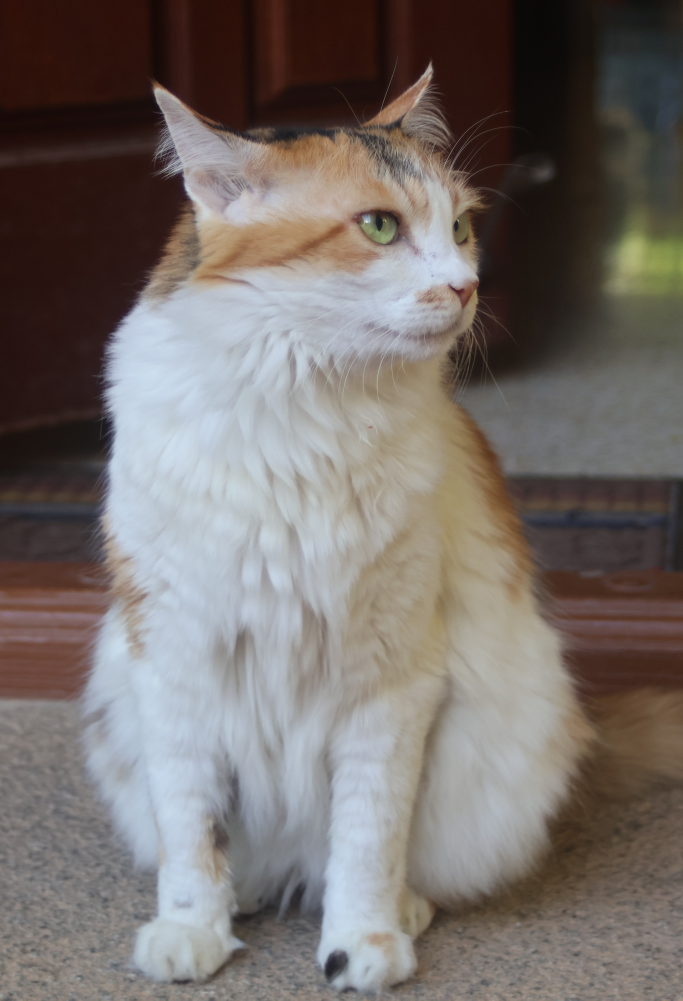
#> input picture cat.jpg, 2732 x 4001 px (shown at 1/4 size)
$ python -i printer.py   (imports and definitions only)
#> lines starting #> are read from the running program, lines starting #| are printed output that depends on the picture
#!/usr/bin/env python3
"""
Consolidated Cat Printer Library
Single file containing all necessary functions for MX11 thermal printer
"""

import asyncio
import argparse
import io
from typing import Dict, Tuple
from PIL import Image
from bleak import BleakClient

# Constants
PRINT_WIDTH = 384
TX_CHARACTERISTIC_UUID = "0000ae01-0000-1000-8000-00805f9b34fb"
RX_CHARACTERISTIC_UUID = "0000ae02-0000-1000-8000-00805f9b34fb"

# ============================================================================
# PF2 Font Handling (from printer_lib/pf2.py)
# ============================================================================

def uint32be(b: bytes):
    return (b[0] << 24) + (b[1] << 16) + (b[2] << 8) + b[3]

def int32be(b: bytes):
    u = uint32be(b)
    return u - ((u >> 31 & 0b1) << 32)

def uint16be(b: bytes):
    return (b[0] << 8) + b[1]

def int16be(b: bytes):
    u = uint16be(b)
    return u - ((u >> 15 & 0b1) << 16)

class Character:
    # [12 lines left out: functions __init__, get_bit, not called in this run]

class CharacterS(Character):
    def __init__(self):
        super().__init__()
        self.scale = 1

    # [8 lines left out: function get_bit, not called in this run]

class PF2:
    # [57 lines left out: functions __init__, get_char, not called in this run]

    def __getitem__(self, char):
        return self.get_char(char)

class PF2S(PF2):
    # [23 lines left out: functions __init__, get_char, not called in this run]

# ============================================================================
# Text Canvas (from printer_lib/text_print.py)
# ============================================================================

class TextCanvas:
    # [63 lines left out: functions __init__, flush_canvas, puttext, not called in this run]

# ============================================================================
# Printer Commands (from catprinter/cmds.py)
# ============================================================================

def to_unsigned_byte(val):
    return val if val >= 0 else val & 0xff

def bs(lst):
    return bytearray(map(to_unsigned_byte, lst))

CHECKSUM_TABLE = bs([
    0, 7, 14, 9, 28, 27, 18, 21, 56, 63, 54, 49, 36, 35, 42, 45, 112, 119, 126, 121,
    108, 107, 98, 101, 72, 79, 70, 65, 84, 83, 90, 93, -32, -25, -18, -23, -4, -5,
    -14, -11, -40, -33, -42, -47, -60, -61, -54, -51, -112, -105, -98, -103, -116,
    -117, -126, -123, -88, -81, -90, -95, -76, -77, -70, -67, -57, -64, -55, -50,
    -37, -36, -43, -46, -1, -8, -15, -10, -29, -28, -19, -22, -73, -80, -71, -66,
    -85, -84, -91, -94, -113, -120, -127, -122, -109, -108, -99, -102, 39, 32, 41,
    46, 59, 60, 53, 50, 31, 24, 17, 22, 3, 4, 13, 10, 87, 80, 89, 94, 75, 76, 69, 66,
    111, 104, 97, 102, 115, 116, 125, 122, -119, -114, -121, -128, -107, -110, -101,
    -100, -79, -74, -65, -72, -83, -86, -93, -92, -7, -2, -9, -16, -27, -30, -21, -20,
    -63, -58, -49, -56, -35, -38, -45, -44, 105, 110, 103, 96, 117, 114, 123, 124, 81,
    86, 95, 88, 77, 74, 67, 68, 25, 30, 23, 16, 5, 2, 11, 12, 33, 38, 47, 40, 61, 58,
    51, 52, 78, 73, 64, 71, 82, 85, 92, 91, 118, 113, 120, 127, 106, 109, 100, 99, 62,
    57, 48, 55, 34, 37, 44, 43, 6, 1, 8, 15, 26, 29, 20, 19, -82, -87, -96, -89, -78,
    -75, -68, -69, -106, -111, -104, -97, -118, -115, -124, -125, -34, -39, -48, -41,
    -62, -59, -52, -53, -26, -31, -24, -17, -6, -3, -12, -13,
])

# [5 lines left out: function chk_sum, not called in this run]

# Printer commands
CMD_GET_DEV_STATE = bs([81, 120, -93, 0, 1, 0, 0, 0, -1])
CMD_SET_QUALITY_200_DPI = bs([81, 120, -92, 0, 1, 0, 50, -98, -1])
CMD_LATTICE_START = bs([81, 120, -90, 0, 11, 0, -86, 85, 23, 56, 68, 95, 95, 95, 68, 56, 44, -95, -1])
CMD_LATTICE_END = bs([81, 120, -90, 0, 11, 0, -86, 85, 23, 0, 0, 0, 0, 0, 0, 0, 23, 17, -1])
CMD_SET_PAPER = bs([81, 120, -95, 0, 2, 0, 48, 0, -7, -1])

# [71 lines left out: functions cmd_feed_paper, cmd_set_energy, cmd_apply_energy, encode_run_length_repetition, run_length_encode, byte_encode and 2 more, not called in this run]

# ============================================================================
# Image Processing Functions
# ============================================================================

def load_and_prepare_image(path):
#> called with path = 'cat.jpg'
    img = Image.open(path).convert('L')
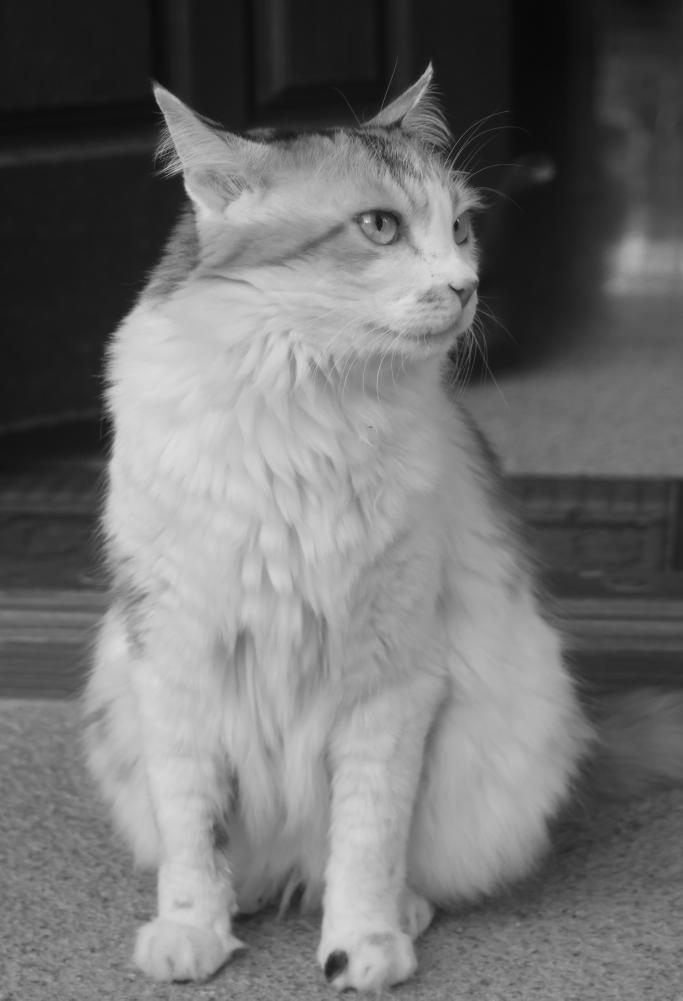
#> img: PIL image 2732x4001 L (shown at 1/4 size); min 6, max 240, mean 111.8
    new_height = int(img.height * PRINT_WIDTH / img.width)
#> new_height = 562
    img = img.resize((PRINT_WIDTH, new_height), Image.LANCZOS)
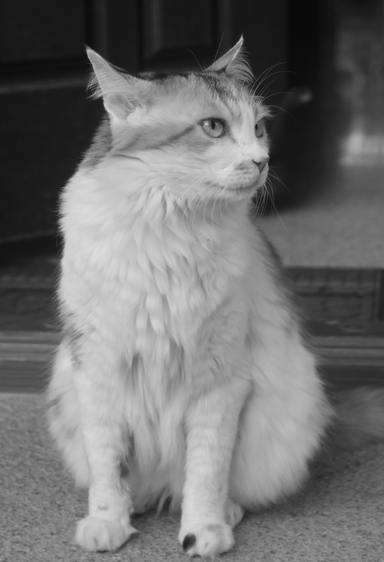
#> img: PIL image 384x562 L; min 8, max 220, mean 111.8
    img = img.convert('1')
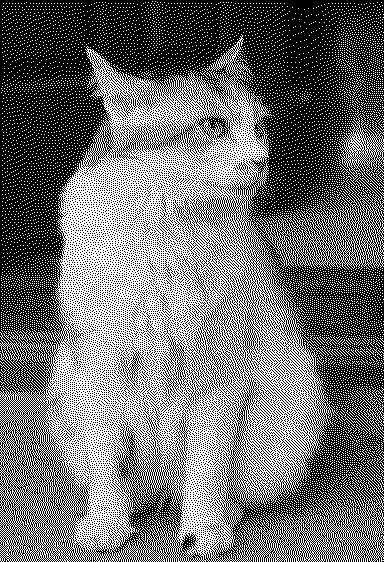
#> img: PIL image 384x562 1; 43.8% white in thin lines or dots

    bw = img.load()
    out = []
    for y in range(img.height):
        row = [1 if bw[x, y] == 0 else 0 for x in range(img.width)]
        out.append(row)
#> after the loop, out = 562 items
    return out

# [40 lines left out: function make_text_image, not called in this run]

# ============================================================================
# Main Printer Class
# ============================================================================

class CatPrinter:
    def __init__(self, device_mac, font_path='fonts/Helvetica-24.pf2'):
        self.device_mac = device_mac
        self.font_path = font_path

    async def print_text(self, text, extra_feed=0):
        img = make_text_image(text, self.font_path)
        await self._send_to_printer(cmds_print_img(img, extra_feed=extra_feed))

    async def print_image(self, image_path, extra_feed=0):
        img = load_and_prepare_image(image_path)
        await self._send_to_printer(cmds_print_img(img, extra_feed=extra_feed))

    async def _send_to_printer(self, commands):
        print(f"Connecting to {self.device_mac}...")
        try:
            async with BleakClient(self.device_mac) as client:
                print(f"✅ Connected: MTU {client.mtu_size}")
                chunk_size = client.mtu_size - 3

                notifications = []
                def notification_handler(sender, data):
                    print(f"[RX] {data.hex()}")
                    notifications.append((sender, data))

                await client.start_notify(RX_CHARACTERISTIC_UUID, notification_handler)

                print(f"Sending {len(commands)} bytes in chunks of {chunk_size}...")
                for i in range(0, len(commands), chunk_size):
                    chunk = commands[i:i+chunk_size]
                    await client.write_gatt_char(TX_CHARACTERISTIC_UUID, chunk)
                    await asyncio.sleep(0.02)  # Small delay between chunks

                await asyncio.sleep(1)  # Wait for printer to process
                await client.stop_notify(RX_CHARACTERISTIC_UUID)
        except Exception as e:
            raise Exception(f"Bluetooth error: {e}")

# ============================================================================
# Command Line Interface
# ============================================================================

# [86 lines left out: function main, not called in this run]

# [2 lines not run here, left out]

>>> result = load_and_prepare_image('cat.jpg')
#> result = 562 items

$ run again, on buddha_small.jpg
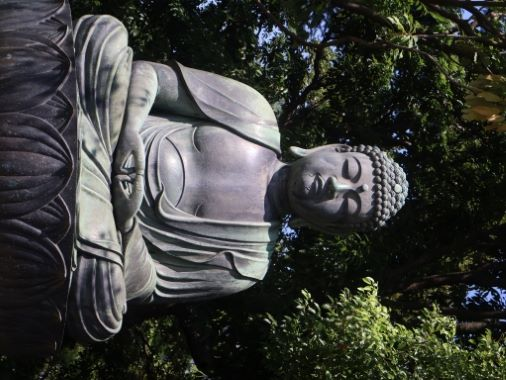
#> input picture buddha_small.jpg, 506 x 380 px
#> in load_and_prepare_image, `img = img.resize((PRINT_WIDTH, new_height), Image.LANCZOS)`:
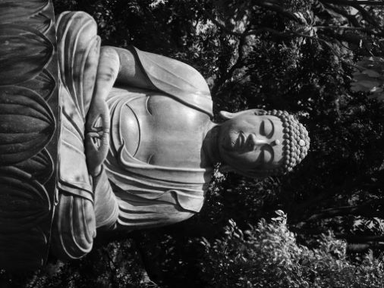
#> img: PIL image 384x288 L; min 0, max 255, mean 60.5
#> in load_and_prepare_image, `img = img.convert('1')`:
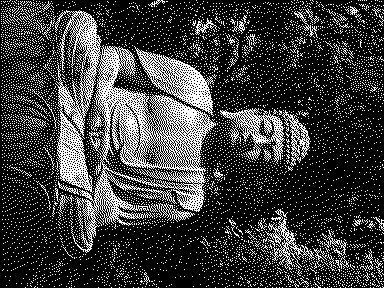
#> img: PIL image 384x288 1; 23.6% white in thin lines or dots
#> after the loop in load_and_prepare_image, `for y in range(img.height):`: out = 288 items
